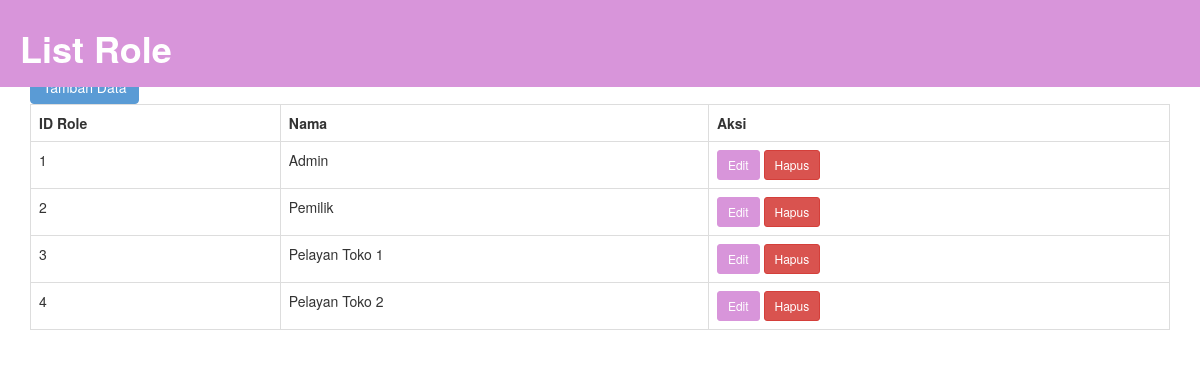
Page /role.php (signed in) on the committed database.
### tables this page shows
CREATE TABLE `role` (
  `id_role` int(11) NOT NULL,
  `nama` varchar(50) NOT NULL
);

### role.php (the view, shortened to what this page needs)
<?php
include 'config1.php';
$view = $dbconnect->query("SELECT * FROM role");
?>
<!DOCTYPE html>
<html>
<head>
    <link rel="stylesheet" href="https://cdn.jsdelivr.net/npm/bootstrap@3.3.7/dist/css/bootstrap.min.css">
</head>
<body>
    <div class="container">
        <div class="header">
            <h1><strong>List Role</strong></h1>
        </div>
        <a href="role_add.php" class="btn btn-custom1">Tambah Data</a>
        <table class="table table-bordered">
            <tr>
                <th>ID Role</th>
                <th>Nama</th>
                <th>Aksi</th>
            </tr>
            <?php while ($row = $view->fetch_array()) { ?>
            <tr>
                <td><?= $row['id_role'] ?></td>
                <td><?= $row['nama'] ?></td>
                <td>
                    <a href="role_edit.php?id=<?= $row['id_role'] ?>" class="btn btn-custom btn-sm">Edit</a>
                    <a href="role_hapus.php?id=<?= $row['id_role'] ?>" class="btn btn-danger btn-sm" onclick="return confirm('Apakah Anda yakin menghapus?')">Hapus</a>
                </td>
            </tr>
            <?php } ?>
        </table>
    </div>
</body>
</html>

### role.php (style rules this page uses)
.header { display: flex; align-items: center; padding: 8px 20px; background: #d895da; color: white; width: 100%; position: fixed; top: 0; left: 0; z-index: 1000; }
.container { margin-top: 70px; }
.btn-custom { background-color: #d895da; border-color: #d895da; color: #fff; }
.btn-custom1 { background-color: #5a9bd5; border-color: #5a9bd5; color: #fff; }

### rows in the picture
role: id_role "1", nama "Admin"
role: id_role "2", nama "Pemilik"
role: id_role "3", nama "Pelayan Toko 1"
role: id_role "4", nama "Pelayan Toko 2"
